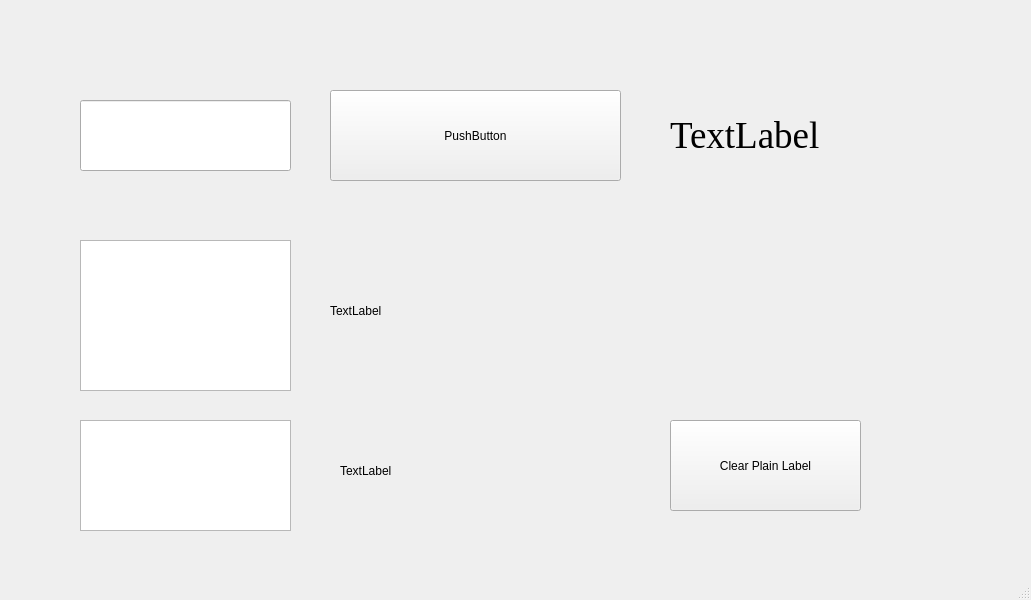
<?xml version="1.0" encoding="UTF-8"?>
<ui version="4.0">
 <class>MainWindow</class>
 <widget class="QMainWindow" name="MainWindow">
  <property name="geometry">
   <rect>
    <x>0</x>
    <y>0</y>
    <width>1031</width>
    <height>600</height>
   </rect>
  </property>
  <property name="windowTitle">
   <string>MainWindow</string>
  </property>
  <widget class="QWidget" name="centralwidget">
   <widget class="QLabel" name="lbl_Display">
    <property name="geometry">
     <rect>
      <x>670</x>
      <y>70</y>
      <width>371</width>
      <height>131</height>
     </rect>
    </property>
    <property name="font">
     <font>
      <family>Times New Roman</family>
      <pointsize>28</pointsize>
     </font>
    </property>
    <property name="cursor">
     <cursorShape>ArrowCursor</cursorShape>
    </property>
    <property name="text">
     <string>TextLabel</string>
    </property>
   </widget>
   <widget class="QPushButton" name="btn_Change">
    <property name="geometry">
     <rect>
      <x>330</x>
      <y>90</y>
      <width>291</width>
      <height>91</height>
     </rect>
    </property>
    <property name="text">
     <string>PushButton</string>
    </property>
   </widget>
   <widget class="QLineEdit" name="line_Input">
    <property name="geometry">
     <rect>
      <x>80</x>
      <y>100</y>
      <width>211</width>
      <height>71</height>
     </rect>
    </property>
   </widget>
   <widget class="QTextEdit" name="textEdit">
    <property name="geometry">
     <rect>
      <x>80</x>
      <y>240</y>
      <width>211</width>
      <height>151</height>
     </rect>
    </property>
   </widget>
   <widget class="QLabel" name="lbl_TextEdit">
    <property name="geometry">
     <rect>
      <x>330</x>
      <y>240</y>
      <width>271</width>
      <height>141</height>
     </rect>
    </property>
    <property name="text">
     <string>TextLabel</string>
    </property>
   </widget>
   <widget class="QPlainTextEdit" name="plainTextEdit">
    <property name="geometry">
     <rect>
      <x>80</x>
      <y>420</y>
      <width>211</width>
      <height>111</height>
     </rect>
    </property>
   </widget>
   <widget class="QLabel" name="lbl_PlainEdit">
    <property name="geometry">
     <rect>
      <x>340</x>
      <y>430</y>
      <width>231</width>
      <height>81</height>
     </rect>
    </property>
    <property name="text">
     <string>TextLabel</string>
    </property>
   </widget>
   <widget class="QPushButton" name="btn_ClearLblPlain">
    <property name="geometry">
     <rect>
      <x>670</x>
      <y>420</y>
      <width>191</width>
      <height>91</height>
     </rect>
    </property>
    <property name="text">
     <string>Clear Plain Label</string>
    </property>
   </widget>
  </widget>
  <widget class="QMenuBar" name="menubar">
   <property name="geometry">
    <rect>
     <x>0</x>
     <y>0</y>
     <width>1031</width>
     <height>25</height>
    </rect>
   </property>
  </widget>
  <widget class="QStatusBar" name="statusbar"/>
 </widget>
 <resources/>
 <connections/>
</ui>
